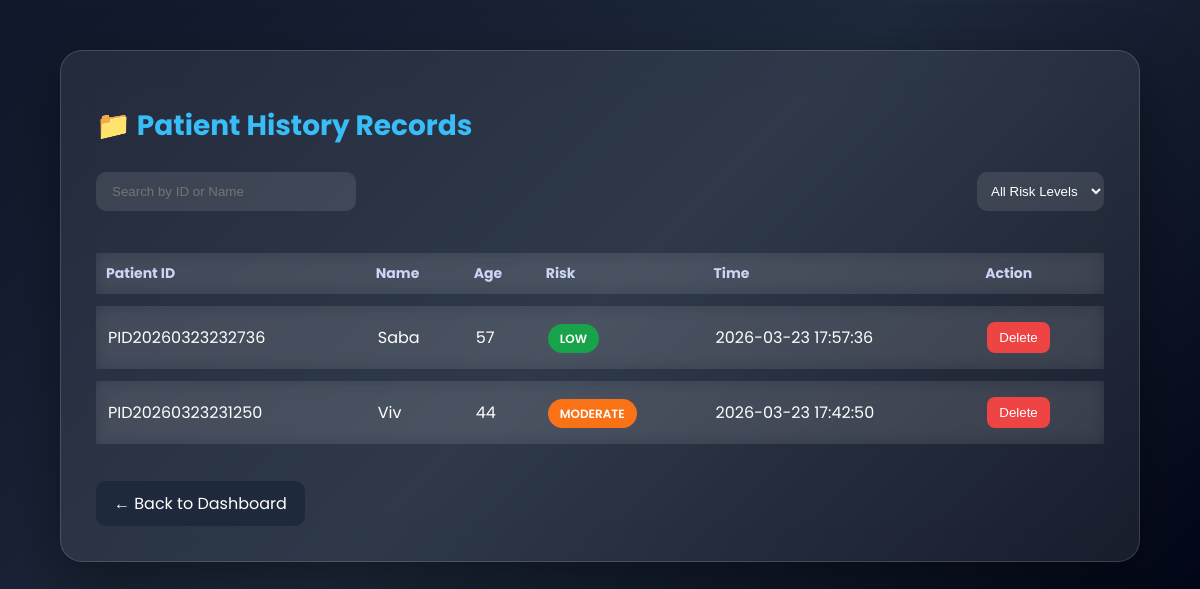
Page /history (signed in) on the earlier database version.
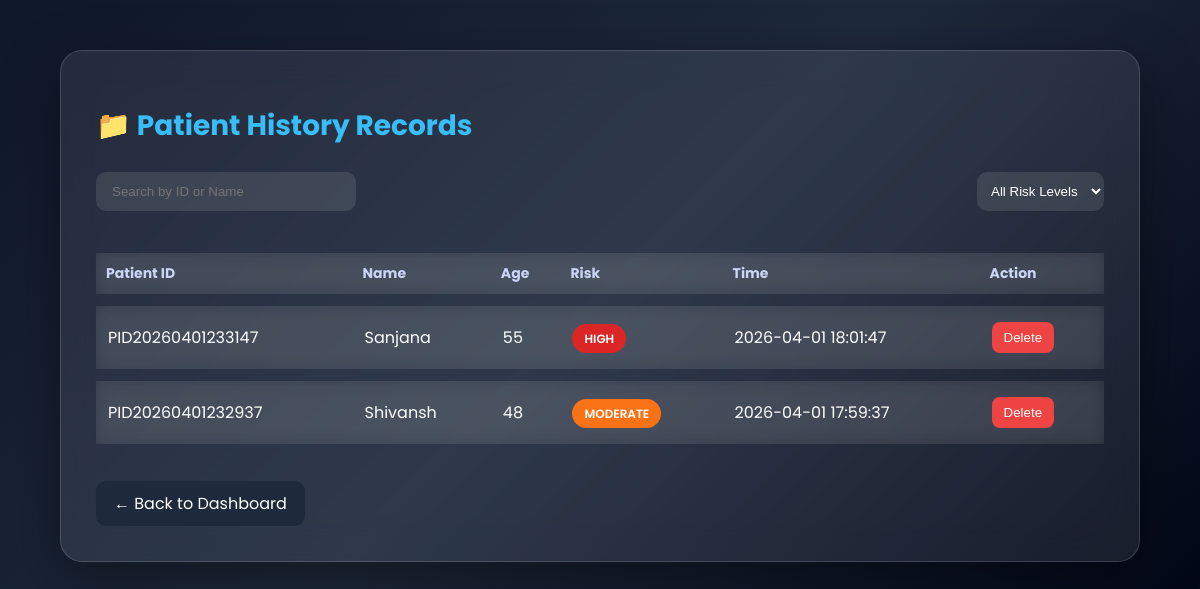
Same page on the later database version.
### tables this page shows
CREATE TABLE patients (
        id INTEGER PRIMARY KEY AUTOINCREMENT,
        patient_id TEXT,
        patient_name TEXT,
        age INTEGER,
        sex INTEGER,
        cp INTEGER,
        trestbps INTEGER,
        chol INTEGER,
        fbs INTEGER,
        restecg INTEGER,
        thalach INTEGER,
        exang INTEGER,
        oldpeak REAL,
        slope INTEGER,
        ca INTEGER,
        thal INTEGER,
        result TEXT,
        probability REAL,
        risk_level TEXT,
        timestamp DATETIME DEFAULT CURRENT_TIMESTAMP
    );

### app.py (the view)
@app.route("/history")
def history():
    if "user" not in session:
        return redirect(url_for("login"))
    conn = get_db_connection()
    patients = conn.execute(
        "SELECT * FROM patients ORDER BY timestamp DESC"
    ).fetchall()
    conn.close()
    return render_template("history.html", patients=patients)

### database.py (called while the page is built)
def get_db_connection():
    conn = sqlite3.connect('database.db')
    conn.row_factory = sqlite3.Row
    return conn

### templates/history.html (shortened to what this page needs)
<!DOCTYPE html>
<html>
<head>
</head>
<body>
<div class="container">
<h1>📁 Patient History Records</h1>
<div class="controls">
<input type="text" id="search" class="search" placeholder="Search by ID or Name">
<select id="filter" class="select">
<option value="">All Risk Levels</option>
</select>
</div>
<table class="table" id="table">
<thead>
<tr>
<th>Patient ID</th>
<th>Name</th>
<th>Age</th>
<th>Risk</th>
<th>Time</th>
<th>Action</th>
</tr>
</thead>
<tbody>
{% for p in patients %}
<tr onclick="window.location='/patient/{{ p.patient_id }}'">
<td>{{ p.patient_id }}</td>
<td>{{ p.patient_name }}</td>
<td>{{ p.age }}</td>
<td>
<span class="badge
{% if p.risk_level == 'LOW' %}low
{% elif p.risk_level == 'MODERATE' %}moderate
{% else %}high{% endif %}">
{{ p.risk_level }}
</span>
</td>
<td>{{ p.timestamp }}</td>
<td>
<form method="POST" action="/delete/{{ p.patient_id }}" onsubmit="event.stopPropagation();">
<button type="submit" class="delete-btn" onclick="event.stopPropagation();">
Delete
</button>
</form>
</td>
</tr>
{% endfor %}
</tbody>
</table>
<a href="/dashboard" class="back">← Back to Dashboard</a>
</div>
</body>
</html>

### templates/history.html (style rules this page uses)
* { box-sizing:border-box }
body { margin:0; font-family:'Poppins',sans-serif; background:linear-gradient(135deg,#0f172a,#1e293b,#020617); }
.container { width:90%; max-width:1200px; margin:50px auto; padding:35px; border-radius:22px; background:rgba(255,255,255,0.08); backdrop-filter:blur(18px); box-shadow:0 20px 60px rgba(0,0,0,0.4); border:1px solid rgba(255,255,255,0.15); }
h1 { margin-bottom:25px; font-size:28px; font-weight:700; color:#38bdf8; }
.controls { display:flex; justify-content:space-between; flex-wrap:wrap; gap:15px; margin-bottom:30px; }
.search { padding:12px 16px; border-radius:10px; border:none; outline:none; background:rgba(255,255,255,0.1); color:white; width:260px; }
.select { padding:10px; border-radius:10px; background:rgba(255,255,255,0.1); color:white; border:none; }
.table { width:100%; border-collapse:separate; border-spacing:0 12px; }
th { color:#cbd5f5; font-size:14px; text-align:left; padding:10px; }
tr { background:rgba(255,255,255,0.06); backdrop-filter:blur(8px); transition:.3s; cursor:pointer; }
td { padding:16px 12px; color:white; }
.badge { padding:6px 12px; border-radius:20px; font-size:12px; font-weight:600; }
.moderate { background:#f97316 }
.high { background:#dc2626 }
.delete-btn { background:#ef4444; color:white; border:none; padding:8px 12px; border-radius:8px; cursor:pointer; transition:.3s; }
.back { margin-top:25px; display:inline-block; padding:10px 18px; border-radius:10px; background:#1e293b; color:white; text-decoration:none; transition:.3s; }
.select option { background: #1e293b; color: white; }

Differences in the rows shown:
removed patients: patient_id "PID20260323232736", patient_name "Saba", age "57", risk_level "LOW", timestamp "2026-03-23 17:57:36"
removed patients: patient_id "PID20260323231250", patient_name "Viv", age "44", risk_level "MODERATE", timestamp "2026-03-23 17:42:50"
added patients: patient_id "PID20260401233147", patient_name "Sanjana", age "55", risk_level "HIGH", timestamp "2026-04-01 18:01:47"
added patients: patient_id "PID20260401232937", patient_name "Shivansh", age "48", risk_level "MODERATE", timestamp "2026-04-01 17:59:37"
